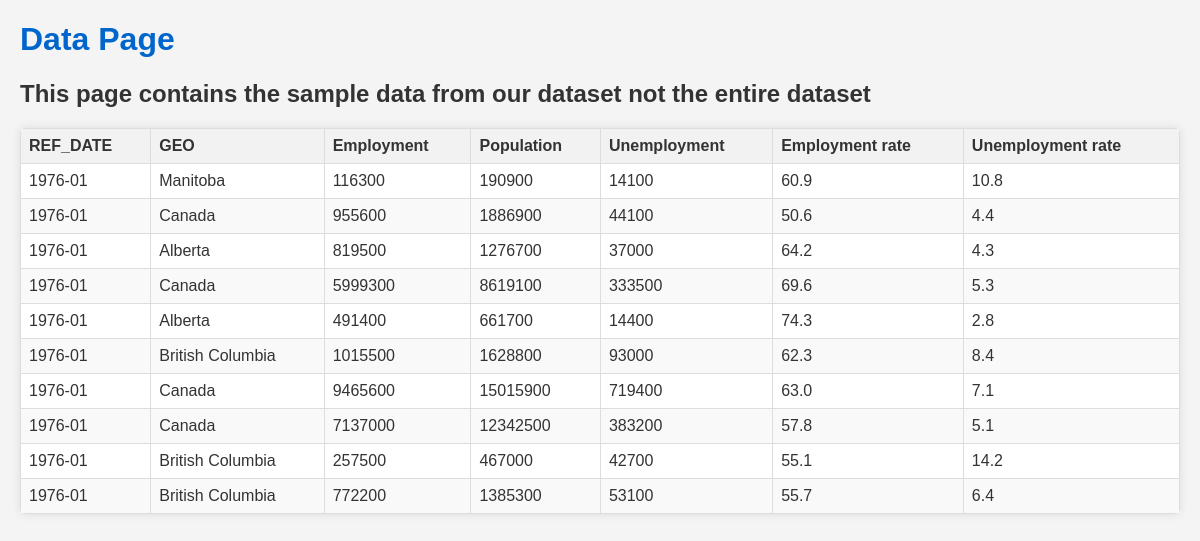
Page /data on the committed database.
### tables this page shows
CREATE TABLE "Canada_employment" (
"REF_DATE" TEXT,
  "GEO" TEXT,
  "Employment" INTEGER,
  "Population" INTEGER,
  "Unemployment" INTEGER,
  "Employment rate" REAL,
  "Unemployment rate" REAL
);

### app.py (the view)
@app.route('/data')
def display_data():
    con = sqlite3.connect('python_project.db')
    cursor = con.cursor()
    cursor.execute("SELECT * FROM Canada_employment ORDER BY RANDOM() LIMIT 10")  # Fetch 10 random rows
    sample_data = cursor.fetchall()
    con.close()
    return render_template('data.html', data=sample_data)

### templates/data.html (shortened to what this page needs)
<!DOCTYPE html>
<html>
<head>
</head>
<body>
    <h1>Data Page</h1>
    <h2>This page contains the sample data from our dataset not the entire dataset</h2>
    <div>
        <table>
            <thead>
                <tr>
                    <th>REF_DATE</th>
                    <th>GEO</th>
                    <th>Employment</th>
                    <th>Population</th>
                    <th>Unemployment</th>
                    <th>Employment rate</th>
                    <th>Unemployment rate</th>
                </tr>
            </thead>
            <tbody>
                {% for record in data %}
                    <tr>
                        <td>{{ record[0] }}</td>
                        <td>{{ record[1] }}</td>
                        <td>{{ record[2] }}</td>
                        <td>{{ record[3] }}</td>
                        <td>{{ record[4] }}</td>
                        <td>{{ record[5] }}</td>
                        <td>{{ record[6] }}</td>
                    </tr>
                {% endfor %}
            </tbody>
        </table>
    </div>
</body>
</html>

### templates/data.html (style rules this page uses)
body { font-family: Arial, sans-serif; background-color: #f4f4f4; color: #333; margin: 20px; }
h1 { color: #0066cc; }
table { border-collapse: collapse; width: 100%; background-color: #fff; border-radius: 5px; overflow: hidden; box-shadow: 0 0 10px rgba(0, 0, 0, 0.1); }
th, td { border: 1px solid #ddd; padding: 8px; text-align: left; }
th { background-color: #f2f2f2; }
tr:nth-child(even) { background-color: #f9f9f9; }

### rows in the picture
Canada_employment: REF_DATE "1976-01", GEO "Manitoba", Employment "116300", Population "190900", Unemployment "14100", Employment rate "60.9", Unemployment rate "10.8"
Canada_employment: REF_DATE "1976-01", GEO "Canada", Employment "955600", Population "1886900", Unemployment "44100", Employment rate "50.6", Unemployment rate "4.4"
Canada_employment: REF_DATE "1976-01", GEO "Alberta", Employment "819500", Population "1276700", Unemployment "37000", Employment rate "64.2", Unemployment rate "4.3"
Canada_employment: REF_DATE "1976-01", GEO "Canada", Employment "5999300", Population "8619100", Unemployment "333500", Employment rate "69.6", Unemployment rate "5.3"
Canada_employment: REF_DATE "1976-01", GEO "Alberta", Employment "491400", Population "661700", Unemployment "14400", Employment rate "74.3", Unemployment rate "2.8"
Canada_employment: REF_DATE "1976-01", GEO "British Columbia", Employment "1015500", Population "1628800", Unemployment "93000", Employment rate "62.3", Unemployment rate "8.4"
Canada_employment: REF_DATE "1976-01", GEO "Canada", Employment "9465600", Population "15015900", Unemployment "719400", Employment rate "63.0", Unemployment rate "7.1"
Canada_employment: REF_DATE "1976-01", GEO "Canada", Employment "7137000", Population "12342500", Unemployment "383200", Employment rate "57.8", Unemployment rate "5.1"
Canada_employment: REF_DATE "1976-01", GEO "British Columbia", Employment "257500", Population "467000", Unemployment "42700", Employment rate "55.1", Unemployment rate "14.2"
Canada_employment: REF_DATE "1976-01", GEO "British Columbia", Employment "772200", Population "1385300", Unemployment "53100", Employment rate "55.7", Unemployment rate "6.4"
